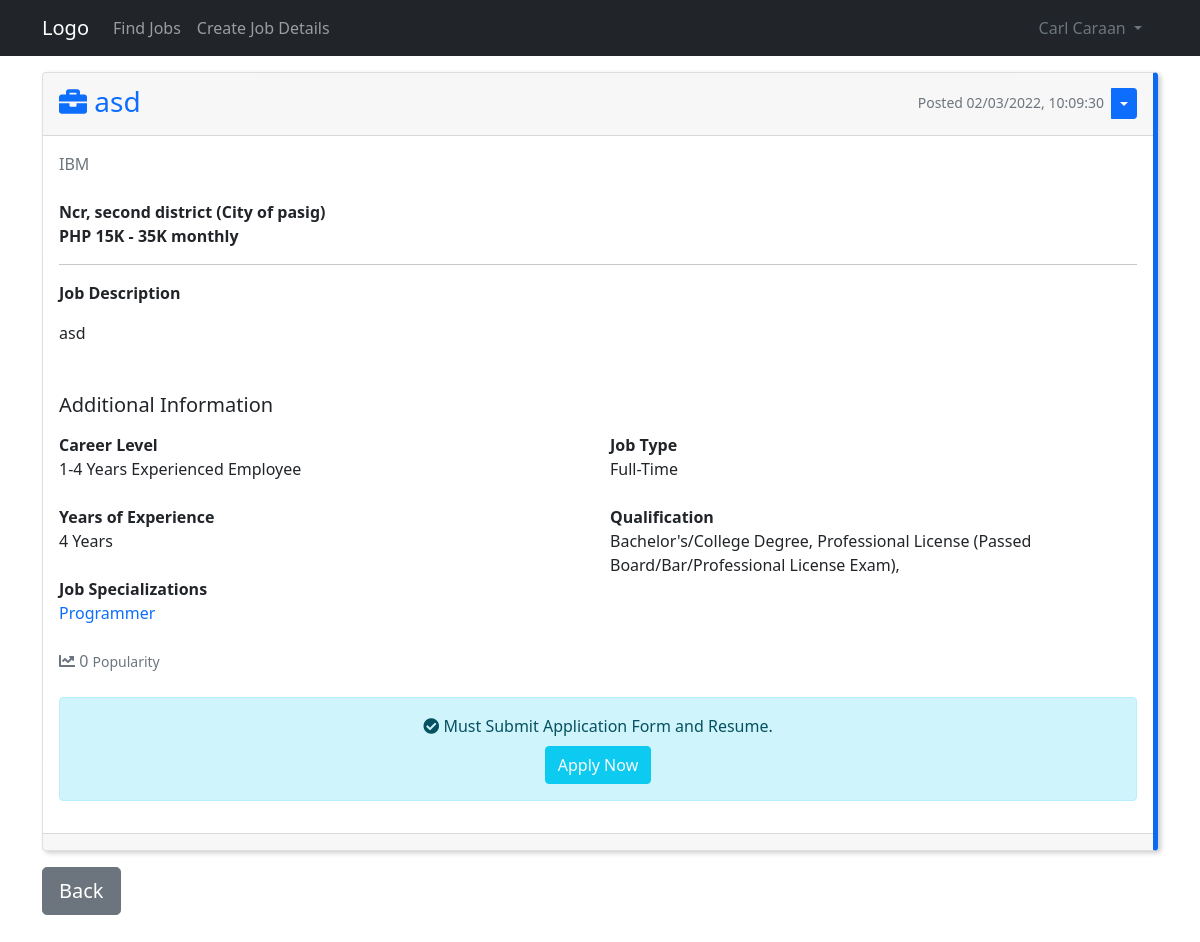
Before: /post/1 (signed in) with the older database file.
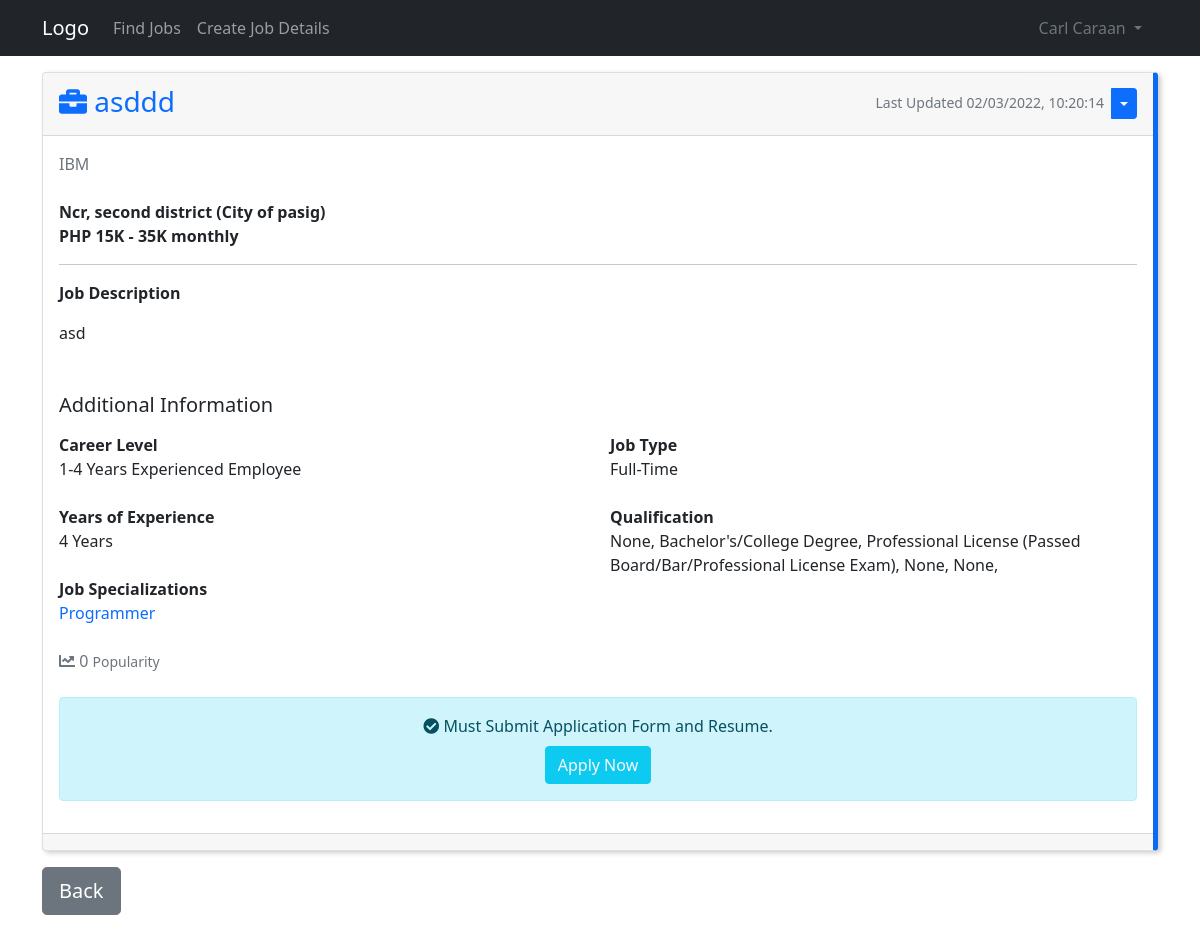
After: the same page with the newer database file.
### website/models.py (models this page shows)
class Post(db.Model):
    id = db.Column(db.Integer, primary_key=True)
    title = db.Column(db.Text, nullable=False)
    text = db.Column(db.Text, nullable=False)
    date_created = db.Column(db.DateTime, default=datetime.now())
    date_updated = db.Column(db.DateTime(
        timezone=True), onupdate=datetime.now())
    author = db.Column(db.Integer, db.ForeignKey(
        'user.id', ondelete="CASCADE"), nullable="False")
    likes = db.relationship('Like', backref='post', passive_deletes="True")
    location = db.Column(db.Text, nullable=False)
    location1 = db.Column(db.Text, nullable=False)
    salary = db.Column(db.Text, nullable=True)
    salary1 = db.Column(db.Text, nullable=True)
    level = db.Column(db.Text, nullable=False)
    experience = db.Column(db.Text, nullable=False)
    specialization = db.Column(db.Text, nullable=False)
    qualification = db.Column(db.Text, nullable=True)
    qualification1 = db.Column(db.Text, nullable=True)
    qualification2 = db.Column(db.Text, nullable=True)
    qualification3 = db.Column(db.Text, nullable=True)
    qualification4 = db.Column(db.Text, nullable=True)
    jobtype = db.Column(db.Text, nullable=False)

### website/views.py (the view)
@views.route("/post/<id>")
@login_required
def post(id):
    post = Post.query.filter_by(id=id).first()
    if not post:
        flash('No post exist!', category='error')
        return redirect(url_for('views.home'))
    return render_template('user/single_post.html', user=current_user, post=post)

### website/__init__.py (called while the page is built)
def create_app():
    app = Flask(__name__)
    app.config['SECRET_KEY'] = "helloworld"
    app.config['SQLALCHEMY_DATABASE_URI'] = f'sqlite:///{DB_NAME}'
    app.config['SQLALCHEMY_TRACK_MODIFICATIONS'] = True
    db.init_app(app)
    from .views import views
    from .auth import auth
    app.register_blueprint(views, url_prefix="/")
    app.register_blueprint(auth, url_prefix="/")
    from .models import User, Post
    create_database(app)
    login_manager = LoginManager()
    login_manager.login_view = "auth.login"
    login_manager.init_app(app)
    @login_manager.user_loader
    def load_user(id):
        return User.query.get(int(id))
    return app

### website/templates/user/single_post.html (shortened to what the changed rows need)
{% extends "user/base.html" %}
{% set active_page = "view_single_post" %}
{% block content %}
<div id="posts">
    <div class="card mb-3" id="post_container">
        <div class="card-header d-flex justify-content-between align-items-center">
            <h3 class="text-primary mt-1">{% block header %}<i class="fas fa-briefcase"></i> {{ post.title }}{% endblock
                %}</h3>
            {% if user.id == post.author %}
            <div class="btn-group">
                <small class="text-muted mt-1 me-2">
                    {% if post.date_updated == None %}
                    Posted {{ post.date_created.strftime("%m/%d/%Y, %H:%M:%S") }}
                    {% else %}
                    Last Updated {{ post.date_updated.strftime("%m/%d/%Y, %H:%M:%S") }}
                    {% endif %}
                </small>
                <button type="button" class="btn btn-sm btn-primary dropdown-toggle" data-bs-toggle="dropdown"></button>
            </div>
            {% endif %}
        </div>
        <div class="card-body">
            <a class="text-secondary text-decoration-none" href="/posts/{{ post.user.company }}">{{ post.user.company
                }}</a><br><br>
            <span class="fw-bold">{{ post.location.capitalize() }} ({{ post.location1.capitalize() }})</span><br>
            {% if post.salary == "0" and post.salary1 == "0" %}
            {% else %}
            <span class="fw-bold">PHP {{ post.salary }}K - {{ post.salary1 }}K monthly</span>
            {% endif %}
            <hr>
            <p class="fw-bold">
                Job Description
            </p>
            <div class="card-text">
                {{ post.text|safe }}
            </div><br><br>
            <h5>Additional Information</h5>
            <div class="row mt-3">
                <div class="col-md-6">
                    <span class="fw-bold">Career Level</span><br>
                    {{ post.level }}<br><br>
                    <span class="fw-bold">Years of Experience</span><br>
                    {{ post.experience }}<br><br>
                    <span class="fw-bold">Job Specializations</span><br>
                    <span class="text-primary">{{ post.specialization }}</span><br><br>
                </div>
                <div class="col-md-6">
                    <span class="fw-bold">Job Type</span><br>
                    {{ post.jobtype }}<br><br>
                    <span class="fw-bold">Qualification</span><br>
                    {% if post.qualification == None and post.qualification1 == None and post.qualification2 == None and
                    post.qualification3
                    == None and post.qualification4 == None
                    %}
                    Not Specified
                    {% else %}
                    {% if not post.qualification %}
                    {% else %}
                    {{ post.qualification }},
                    {% endif %}
                    {% if not post.qualification1 %}
                    {% else %}
                    {{ post.qualification1 }},
                    {% endif %}
                    {% if not post.qualification2 %}
                    {% else %}
                    {{ post.qualification2 }},
                    {% endif %}
                    {% if not post.qualification3 %}
                    {% else %}
                    {{ post.qualification3 }},
                    {% endif %}
                    {% if not post.qualification4 %}
                    {% else %}
                    {{ post.qualification4 }},
                    {% endif %}
                    {% endif %}
                </div>
            </div>
            <div class="text-muted">
                {% if user.id in post.likes|map(attribute="author")|list %}
                <i class="fas fa-chart-line text-primary" id="like-button-{{ post.id }}"
                    onclick="like({{ post.id }})"></i>
                {% else %}
                <i class="fas fa-chart-line" id="like-button-{{ post.id }}" onclick="like({{ post.id }})"></i>
                {% endif %}
                <span id="likes-count-{{ post.id }}">{{ post.likes|length }}</span> <small>Popularity</small><br><br>
            </div>
            <div class="alert alert-info text-center">
                <i class="fas fa-check-circle"></i>
                Must Submit Application Form and Resume.<br>
                <button class="btn btn-info mt-2">
                </button>
            </div>
        </div>
    </div>
</div>
{% endblock %}

Changed rows visible on the page:
changed Post "Ncr, second district": title "asd" → "asddd"; date_updated (not shown) → "02/03/2022, 10:20:14"; qualification (not shown) → "None"; qualification3 (not shown) → "None"; qualification4 (not shown) → "None"; date_created "02/03/2022, 10:09:30" → (not shown)
Other visible differences:
text no longer shown: "Posted"
text now shown: "Last Updated , , ,"
